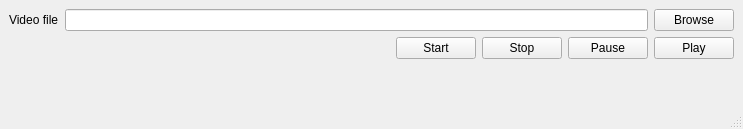
<?xml version="1.0" encoding="UTF-8"?>
<ui version="4.0">
 <class>MainWindow</class>
 <widget class="QMainWindow" name="MainWindow">
  <property name="geometry">
   <rect>
    <x>0</x>
    <y>0</y>
    <width>743</width>
    <height>129</height>
   </rect>
  </property>
  <property name="windowTitle">
   <string>Video Wallpaper</string>
  </property>
  <widget class="QWidget" name="centralwidget">
   <layout class="QGridLayout" name="gridLayout">
    <item row="0" column="0">
     <layout class="QHBoxLayout" name="horizontalLayout">
      <item>
       <widget class="QLabel" name="label">
        <property name="text">
         <string>Video file</string>
        </property>
       </widget>
      </item>
      <item>
       <widget class="QLineEdit" name="directory"/>
      </item>
      <item>
       <widget class="QPushButton" name="button_browse">
        <property name="toolTip">
         <string>&lt;html&gt;&lt;head/&gt;&lt;body&gt;&lt;p&gt;Browse computer for video files.&lt;/p&gt;&lt;/body&gt;&lt;/html&gt;</string>
        </property>
        <property name="text">
         <string>Browse</string>
        </property>
       </widget>
      </item>
     </layout>
    </item>
    <item row="1" column="0">
     <layout class="QHBoxLayout" name="horizontalLayout_2">
      <item>
       <spacer name="horizontalSpacer">
        <property name="orientation">
         <enum>Qt::Horizontal</enum>
        </property>
        <property name="sizeHint" stdset="0">
         <size>
          <width>40</width>
          <height>20</height>
         </size>
        </property>
       </spacer>
      </item>
      <item>
       <widget class="QPushButton" name="button_start">
        <property name="toolTip">
         <string>&lt;html&gt;&lt;head/&gt;&lt;body&gt;&lt;p&gt;Starts video wallpaper playback.&lt;/p&gt;&lt;/body&gt;&lt;/html&gt;</string>
        </property>
        <property name="text">
         <string>Start</string>
        </property>
       </widget>
      </item>
      <item>
       <widget class="QPushButton" name="button_stop">
        <property name="toolTip">
         <string>&lt;html&gt;&lt;head/&gt;&lt;body&gt;&lt;p&gt;Stops video wallpaper playback.&lt;/p&gt;&lt;/body&gt;&lt;/html&gt;</string>
        </property>
        <property name="text">
         <string>Stop</string>
        </property>
       </widget>
      </item>
      <item>
       <widget class="QPushButton" name="button_pause">
        <property name="toolTip">
         <string>&lt;html&gt;&lt;head/&gt;&lt;body&gt;&lt;p&gt;Pauses video wallpaper playback.&lt;/p&gt;&lt;/body&gt;&lt;/html&gt;</string>
        </property>
        <property name="text">
         <string>Pause</string>
        </property>
       </widget>
      </item>
      <item>
       <widget class="QPushButton" name="button_play">
        <property name="toolTip">
         <string>&lt;html&gt;&lt;head/&gt;&lt;body&gt;&lt;p&gt;Resumes video wallpaper playback.&lt;/p&gt;&lt;/body&gt;&lt;/html&gt;</string>
        </property>
        <property name="text">
         <string>Play</string>
        </property>
       </widget>
      </item>
     </layout>
    </item>
    <item row="2" column="0">
     <spacer name="verticalSpacer">
      <property name="orientation">
       <enum>Qt::Vertical</enum>
      </property>
      <property name="sizeHint" stdset="0">
       <size>
        <width>20</width>
        <height>40</height>
       </size>
      </property>
     </spacer>
    </item>
   </layout>
  </widget>
  <widget class="QStatusBar" name="statusbar">
   <property name="font">
    <font>
     <pointsize>10</pointsize>
     <italic>false</italic>
    </font>
   </property>
  </widget>
 </widget>
 <resources/>
 <connections/>
</ui>
